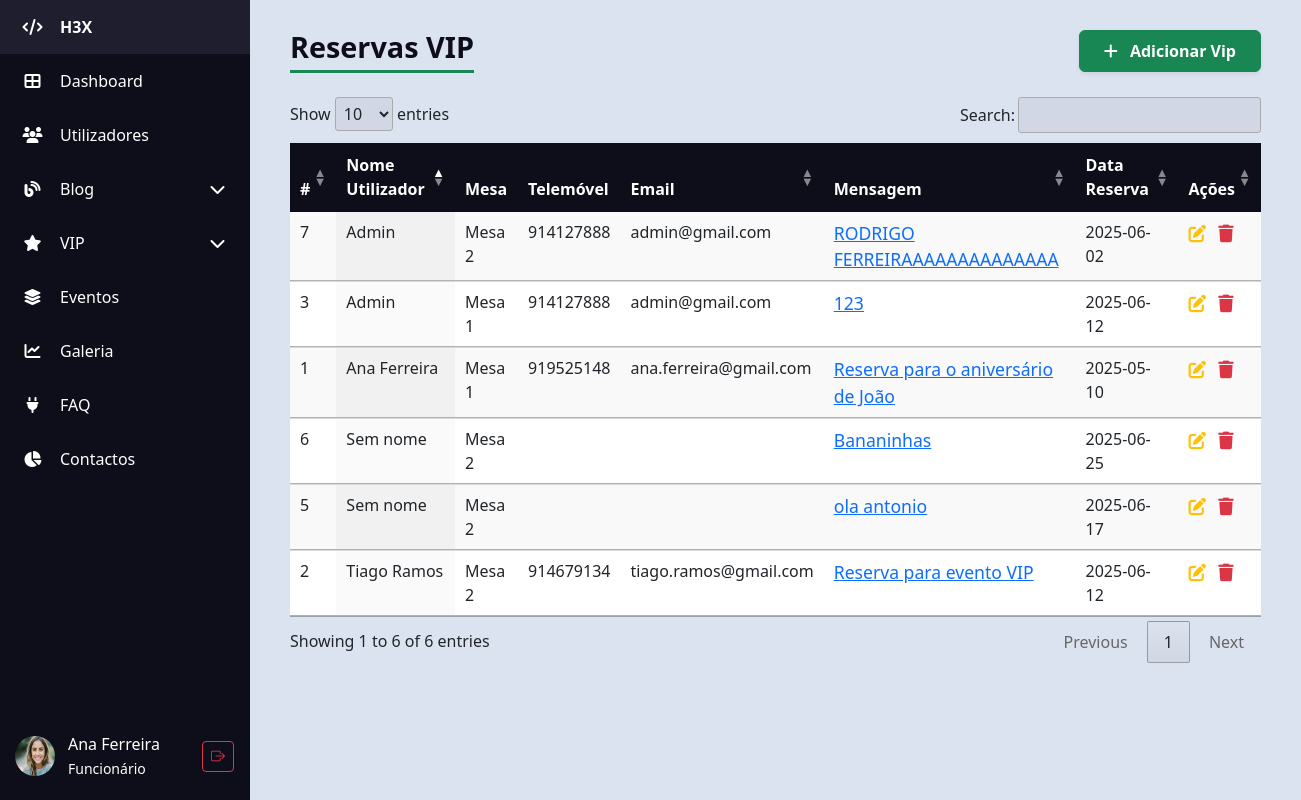
Before: /H3X/admin/admin_vip.php (signed in) with the older database file.
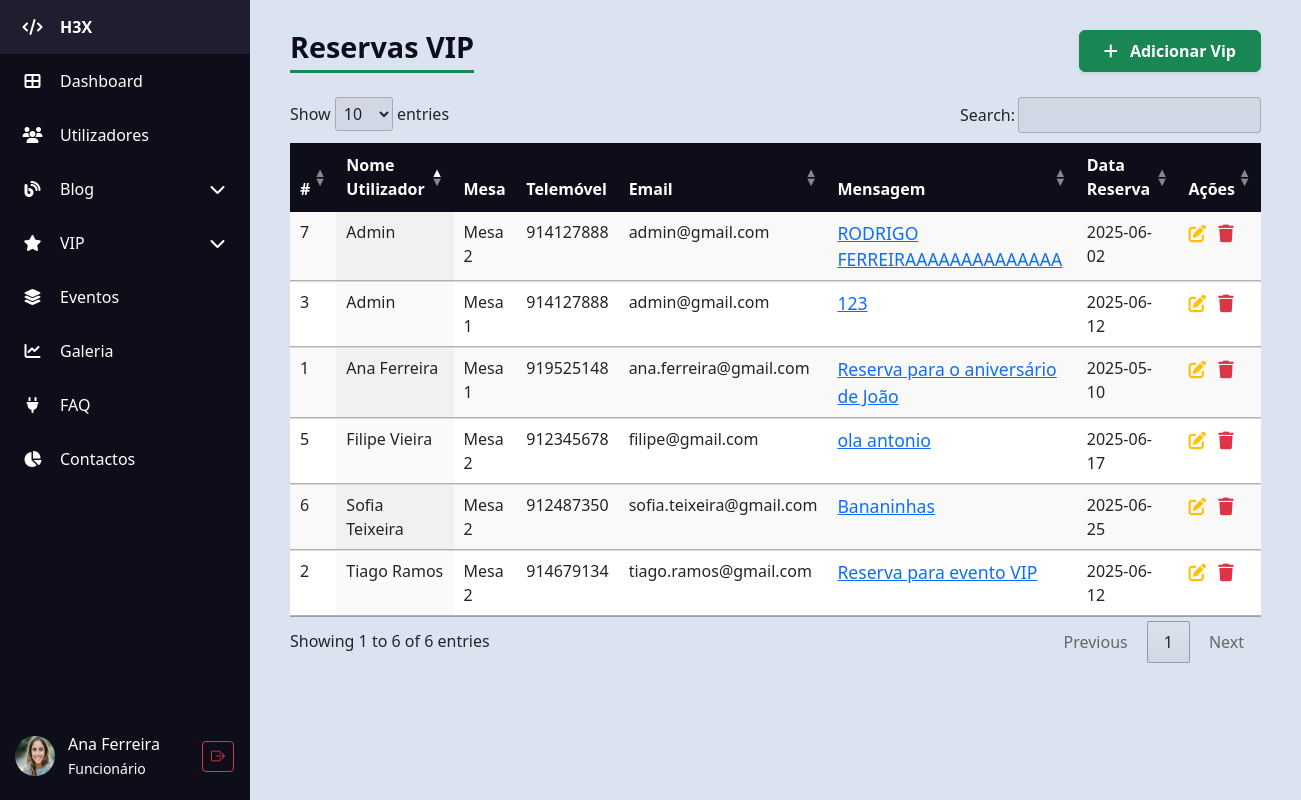
After: the same page with the newer database file.
### tables this page shows
CREATE TABLE IF NOT EXISTS `vip` (
  `id` int unsigned NOT NULL AUTO_INCREMENT,
  `id_mesa` int unsigned NOT NULL,
  `mensagem` text,
  `data_reserva` date NOT NULL,
  `id_utilizador` int unsigned NOT NULL,
  PRIMARY KEY (`id`),
  KEY `id_mesa` (`id_mesa`),
  KEY `id_utilizador` (`id_utilizador`),
  CONSTRAINT `vip_ibfk_1` FOREIGN KEY (`id_mesa`) REFERENCES `mesas` (`id`),
  CONSTRAINT `vip_ibfk_2` FOREIGN KEY (`id_utilizador`) REFERENCES `utilizadores` (`id`)
);

CREATE TABLE IF NOT EXISTS `utilizadores` (
  `id` int unsigned NOT NULL AUTO_INCREMENT,
  `nome` varchar(100) NOT NULL,
  `email` varchar(100) NOT NULL,
  `telefone` varchar(9) NOT NULL,
  `pass` varchar(255) NOT NULL,
  `data_nascimento` date NOT NULL,
  `tipo` enum('c','f','a') NOT NULL DEFAULT 'c',
  `estado` enum('a','d') NOT NULL DEFAULT 'd',
  `ultima_atividade` timestamp NULL DEFAULT CURRENT_TIMESTAMP ON UPDATE CURRENT_TIMESTAMP,
  `foto` varchar(255) DEFAULT NULL,
  PRIMARY KEY (`id`),
  UNIQUE KEY `email` (`email`)
);

CREATE TABLE IF NOT EXISTS `mesas` (
  `id` int unsigned NOT NULL AUTO_INCREMENT,
  `nome` varchar(15) NOT NULL,
  `capacidade` int unsigned DEFAULT NULL,
  PRIMARY KEY (`id`)
);

### H3X/admin/admin_vip.php (the view, shortened to what this page needs)
<?php
require_once "../db_config.php";
$nomeUtilizador = $_SESSION["nome"] ?? "Utilizador";
$tipoUtilizador = $_SESSION["tipo"] ?? "c";
switch ($tipoUtilizador) {
    case 'f':
        $tipoLabel = "Funcionário";
        break;
}
require 'partials/header.php';
?>
<body>
    <div class="d-flex">
        <?php require 'partials/sidebar.php'; ?>
        <div class="content">
            <div class="d-flex justify-content-between align-items-center mb-4">
                <h1 class="table-title m-0">Reservas VIP</h1>
                <div>
                    <a href="admin_vip_create.php" class="btn btn-success shadow-sm px-4 py-2 fw-semibold">
                        <i class="fas fa-plus me-2"></i> Adicionar Vip
                    </a>
                </div>
            </div>
            <?php
            $sql = "
            SELECT vip.id, vip.mensagem, vip.data_reserva,
                    utilizadores.nome AS nome_utilizador,
                    utilizadores.telefone,
                    utilizadores.email,
                    mesas.nome AS nome_mesa
            FROM vip
            LEFT JOIN utilizadores ON vip.id_utilizador = utilizadores.id
            LEFT JOIN mesas ON vip.id_mesa = mesas.id
            ORDER BY vip.id DESC
            ";
            $result = $conn->query($sql);
            ?>
            <?php if ($result && $result->num_rows > 0): ?>
            <table id="svipTable" class="display table table-striped table-hover" style="width:100%">
                <thead>
                    <tr>
                        <th>#</th>
                        <th>Nome Utilizador</th>
                        <th>Mesa</th>
                        <th>Telemóvel</th>
                        <th>Email</th>
                        <th>Mensagem</th>
                        <th>Data Reserva</th>
                        <th>Ações</th>
                    </tr>
                </thead>
                <tbody>
                    <?php while ($reserva = $result->fetch_object()):
                            $id = $reserva->id;
                            $nome = $reserva->nome_utilizador ?? 'Sem nome';
                            $telefone = $reserva->telefone ?? '';
                            $email = $reserva->email ?? '';
                            $nome_mesa = $reserva->nome_mesa ?? 'Sem mesa';
                            $mensagem_resumida = mb_strimwidth(strip_tags($reserva->mensagem), 0, 80, '...');
                            $data_reserva = $reserva->data_reserva ?? '';
                    ?>
                    <tr>
                        <td><?= $id ?></td>
                        <td><?= trim($nome) ?></td>
                        <td><?= trim($nome_mesa) ?></td>
                        <td><?= trim($telefone) ?></td>
                        <td><?= trim($email) ?></td>
                        <td>
                            <a href="#" data-bs-toggle="modal" data-bs-target="#mensagemModal<?= $id ?>">
                                <?= trim($mensagem_resumida) ?>
                            </a>
                        </td>
                        <td><?= trim($data_reserva) ?></td>
                        <td>
                            <a href="admin_vip_edit.php?id=<?= urlencode($id) ?>" title="Editar"><i
                                    class="fas fa-pen-to-square text-warning"></i></a>
                            <a href="admin_vip_delete.php?id=<?= urlencode($id) ?>" title="Apagar" class="ms-2"><i
                                    class="fas fa-trash text-danger"></i></a>
                        </td>
                    </tr>
                    <?php endwhile; ?>
                </tbody>
            </table>
            <?php else: ?>
            <p class="alert alert-warning">Sem reservas VIP encontradas.</p>
            <?php endif; ?>
        </div>
    </div>
    <?php require 'partials/footer.php'; ?>
</body>
</html>

### H3X/admin/partials/header.php (shortened to what this page needs)
<!DOCTYPE html>
<html lang="pt">
<head>
    <link rel="stylesheet" href="https://cdn.jsdelivr.net/npm/bootstrap@5.3.0/dist/css/bootstrap.min.css" />
    <link rel="stylesheet" href="https://cdn.datatables.net/1.13.6/css/jquery.dataTables.min.css" />
    <link rel="stylesheet" href="https://cdnjs.cloudflare.com/ajax/libs/font-awesome/6.4.0/css/all.min.css">
    <link rel="stylesheet" href="https://cdn.jsdelivr.net/npm/bootstrap-icons@1.10.5/font/bootstrap-icons.css">
    <link rel="stylesheet" href="css/style.css">
</head>

### H3X/admin/partials/sidebar.php (shortened to what this page needs)
<div class="sidebar" id="sidebar">
    <a href="../index.php" class="nav-link">
        <i class="fas fa-code"></i>
        <span class="link-text fw-bold">H3X</span>
    </a>
    <a href="admin_dashboard.php" class="nav-link">
        <i class="fas fa-th-large"></i>
        <span class="link-text">Dashboard</span>
    </a>
    <a href="admin_utilizadores.php" class="nav-link">
        <i class="fas fa-users"></i>
        <span class="link-text">Utilizadores</span>
    </a>
    <div class="nav-link d-flex align-items-center" data-target="dropdown3">
        <i class="fas fa-blog"></i>
        <span class="link-text">Blog</span>
        <i class="fas fa-chevron-down arrow-icon ms-auto"></i>
    </div>
    <div class="nav-link d-flex align-items-center" data-target="dropdown1">
        <i class="fas fa-star"></i>
        <span class="link-text">VIP</span>
        <i class="fas fa-chevron-down arrow-icon ms-auto"></i>
    </div>
    <a href="admin_eventos.php" class="nav-link">
        <i class="fas fa-layer-group"></i>
         <span class="link-text">Eventos</span>
    </a>
    <a href="admin_galeria.php" class="nav-link">
        <i class="fas fa-chart-line"></i>
        <span class="link-text">Galeria</span>
    </a>
    <a href="admin_faq.php" class="nav-link">
        <i class="fas fa-plug"></i>
        <span class="link-text">FAQ</span>
    </a>
    <a href="admin_contactos.php" class="nav-link">
        <i class="fas fa-chart-pie"></i>
        <span class="link-text">Contactos</span>
    </a>
    <div class="profile w-100 justify-content-between pe-3">
        <div class="d-flex align-items-center gap-2">
            <?php
            $sql = "SELECT * FROM utilizadores";
            $result = $conn->query($sql);
            if ($result && $result->num_rows != 0) {
                $user = $result->fetch_object();
                if (!empty($_SESSION["foto"])) {
                    echo '<img src="../uploads/' . trim($_SESSION["foto"]) . '" alt="Foto do usuário" class="fotousutilizador">';
                } else {
                    $primeiraLetra = strtoupper(substr($user->nome, 0, 1));
                    echo '<div class="primeiraletra">' . $primeiraLetra . '</div>';
                }
            }
            ?>
            <div class="profile-details">
                <div><?= trim($nomeUtilizador) ?></div>
                <small><?= trim($tipoLabel) ?></small>
            </div>
        </div>
        <a href="../index.php" class="btn  btn-outline-danger ms-3 btn-sm logout-btn d-flex align-items-center gap-1">
            <i class="bi bi-box-arrow-right"></i>
        </a>
    </div>
</div>

### H3X/admin/partials/footer.php (shortened to what this page needs)
</body>
</html>

### H3X/admin/css/style.css (style rules this page uses)
body { background-color: #dce3f0; margin: 0; font-family: "Segoe UI", sans-serif; }
.sidebar { width: 80px; background-color: #0e0e1a; height: 100vh; transition: width 0.3s ease; overflow-x: hidden; position: fixed; z-index: 10; }
.sidebar .nav-link { color: white; padding: 15px 20px; display: flex; align-items: center; gap: 15px; white-space: nowrap; transition: background 0.2s ease; cursor: pointer; }
.sidebar .nav-link i { width: 25px; text-align: center; flex-shrink: 0; }
.sidebar .link-text { opacity: 0; transform: translateX(-10px); transition: opacity 0.3s ease, transform 0.3s ease; }
.arrow-icon { transition: transform 0.3s ease; margin-left: auto; }
.profile { position: absolute; bottom: 20px; left: 15px; color: #fff; display: flex; align-items: center; gap: 10px; transition: padding 0.3s ease; }
.profile img { width: 40px; height: 40px; border-radius: 50%; }
.profile-details { max-width: 0; overflow: hidden; white-space: nowrap; opacity: 0; transform: translateX(-10px); transition: opacity 0.3s ease, transform 0.3s ease, max-width 0.3s ease, margin-left 0.3s ease; }
.profile a.logout-btn { opacity: 0; transform: translateX(-15px); transition: opacity 0.3s ease, transform 0.3s ease; margin-left: 0; pointer-events: none; display: inline-flex; }
.content { margin-left: 80px; padding: 30px 40px; flex: 1; transition: margin-left 0.3s ease; }
table.dataTable thead th { background-color: #0e0e1a; color: white; cursor: pointer; }
h1.table-title { color: #0e0e1a; margin-bottom: 20px; font-weight: 700; border-bottom: 3px solid #198754; display: inline-block; padding-bottom: 5px; font-size: 1.8rem; }
td a { font-size: 1.1rem; transition: color 0.3s ease; }
.fotousutilizador { width: 40px; height: 40px; border-radius: 50%; }
table.dataTable thead > tr > th.sorting:before, table.dataTable thead > tr > th.sorting:after, table.dataTable thead > tr > th.sorting_asc:before, table.dataTable thead > tr > th.sorting_asc:after, table.dataTable thead > tr > th.sorting_desc:before, table.dataTable thead > tr > th.sorting_desc:after, table.dataTable thead > tr > th.sorting_asc_disabled:before, table.dataTable thead > tr > th.sorting_asc_disabled:after, table.dataTable thead > tr > th.sorting_desc_disabled:before, table.dataTable thead > tr > th.sorting_desc_disabled:after, table.dataTable thead > tr > td.sorting:before, table.dataTable thead > tr > td.sorting:after, table.dataTable thead > tr > td.sorting_asc:before, table.dataTable thead > tr > td.sorting_asc:after, table.dataTable thead > tr > td.sorting_desc:before, table.dataTable thead > tr > td.sorting_desc:after, table.dataTable thead > tr > td.sorting_asc_disabled:before, table.dataTable thead > tr > td.sorting_asc_disabled:after, table.dataTable thead > tr > td.sorting_desc_disabled:before, table.dataTable thead > tr > td.sorting_desc_disabled:after { opacity: 0.5; }
table.dataTable thead > tr > th.sorting_asc:before, table.dataTable thead > tr > th.sorting_desc:after, table.dataTable thead > tr > td.sorting_asc:before, table.dataTable thead > tr > td.sorting_desc:after { opacity: 1; }

Changed rows visible on the page:
changed vip "Bananinhas": id_utilizador.nome "Sem nome" → "Sofia Teixeira"; id_utilizador.telefone (not shown) → "912487350"; id_utilizador.email (not shown) → "sofia.teixeira@gmail.com"
changed vip "ola antonio": id_utilizador.nome "Sem nome" → "Filipe Vieira"; id_utilizador.telefone (not shown) → "912345678"; id_utilizador.email (not shown) → "filipe@gmail.com"
